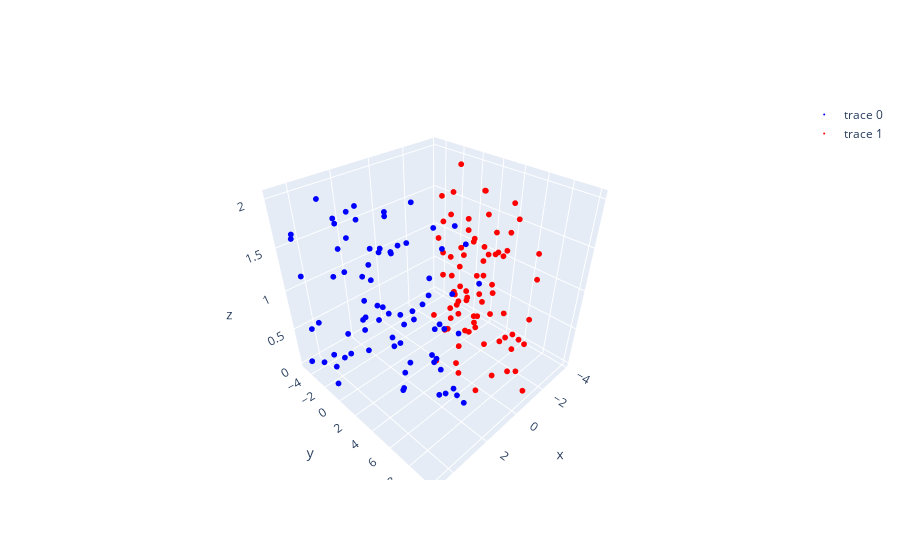

Notebook code for this chart:
### Code cell
index = 120

pose = vo.get_trajectory()['poses'][index]
print('Estimated w_T_c:\n', np.round(pose, 2))
map = vo.get_trajectory()['world_points'][index]
points = map['points']
C = camera.get_camera_transform()
points_hom = np.hstack((points, np.ones((len(points), 1))))
points_hom = np.dot(C, points_hom.T).T
points = points_hom[:, :3]
appearances = map['appearances']
set_1 = {'points': points, 'appearances': appearances}
set_2 = {'points': [], 'appearances': []}
world = data.get_world()
for i in range(len(world)):
    landmark_position = world[i]['landmark_position']
    landmark_appearances = world[i]['landmark_appearance']
    set_2['points'].append(landmark_position)
    set_2['appearances'].append(landmark_appearances)
matches = vo.data_association(set_1, set_2)
map_points = matches['points_1']
world_points = matches['points_2']
fig = go.Figure()
x_coords = [point[0]*0.208 for point in map_points]
y_coords = [point[1]*0.208 for point in map_points]
z_coords = [point[2]*0.208 for point in map_points]
fig.add_trace(go.Scatter3d(x=x_coords, y=y_coords, z=z_coords, mode='markers', marker=dict(size=2, color='blue')))
x_coords = [point[0] for point in world_points]
y_coords = [point[1] for point in world_points]
z_coords = [point[2] for point in world_points]
fig.add_trace(go.Scatter3d(x=x_coords, y=y_coords, z=z_coords, mode='markers', marker=dict(size=2, color='red')))
fig.show()
